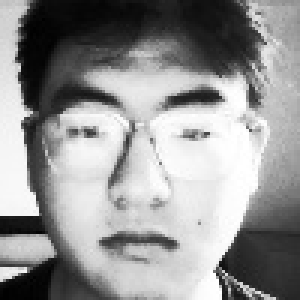
#> input picture data/faces/001_1.jpg, 100 x 100 px (shown 3 times larger)
$ python -i face_detector.py   (imports and definitions only)
#> lines starting #> are read from the running program, lines starting #| are printed output that depends on the picture
### utils/config.py
"""
全局配置参数
优化版 - 调整识别阈值
"""

import os
from pathlib import Path

# 项目根目录
BASE_DIR = Path(__file__).resolve().parent.parent

# 数据存储目录
DATA_DIR = BASE_DIR / 'data'
FACES_DIR = DATA_DIR / 'faces'
MODEL_DIR = DATA_DIR / 'model'
DB_PATH = DATA_DIR / 'attendance.db'

# 确保目录存在
for d in [FACES_DIR, MODEL_DIR, DATA_DIR]:
    d.mkdir(parents=True, exist_ok=True)
#> further down, picture is the input picture: shape (100, 100); min 0, max 255, mean 147.8

# Haar级联分类器路径
HAAR_CASCADE_PATH = BASE_DIR / 'assets' / 'haarcascade_frontalface_default.xml'

# 摄像头配置
CAMERA_ID = 0
FRAME_WIDTH = 640
FRAME_HEIGHT = 480

# ========== 人脸检测参数优化 ==========
FACE_SCALE_FACTOR = 1.1      # 图像缩放比例
FACE_MIN_NEIGHBORS = 5       # 最小相邻矩形数
FACE_MIN_SIZE = (60, 60)     # 最小人脸尺寸（降低以便检测更小人脸）

# ========== 图像预处理 ==========
TARGET_IMAGE_SIZE = (100, 100)   # 统一缩放尺寸

# ========== LBPH算法参数优化 ==========
LBPH_RADIUS = 1
LBPH_NEIGHBORS = 8
LBPH_GRID_X = 8      # 改回8x8，提高特征维度，提升识别准确率
LBPH_GRID_Y = 8

# ========== 置信度阈值调整（关键！）==========
# 原阈值65（值越小越严格，越大越宽松）
# 调整为85，让识别更宽松，更容易识别出来
LBPH_THRESHOLD = 85.0

# ========== 注册参数 ==========
REGISTER_FACE_COUNT = 8    # 增加到8张，提高模型质量

# ========== 防重复打卡 ==========
ATTENDANCE_DUPLICATE_INTERVAL = 300   # 5分钟

### core/face_detector.py
"""
人脸检测模块
优化版 - 增强图像预处理
"""

import cv2
import os
import tempfile
import shutil
import numpy as np
from utils.config import HAAR_CASCADE_PATH


class FaceDetector:
    def __init__(self):
        cascade_path_str = str(HAAR_CASCADE_PATH)
        self.cascade = cv2.CascadeClassifier(cascade_path_str)

        if self.cascade.empty() and os.path.exists(cascade_path_str):
            temp_dir = tempfile.gettempdir()
            temp_xml = os.path.join(temp_dir, 'haarcascade_frontalface_default.xml')
            try:
                shutil.copy2(cascade_path_str, temp_xml)
                self.cascade = cv2.CascadeClassifier(temp_xml)
            except:
                pass

        if self.cascade.empty():
            opencv_path = r'C:\Users\LENOVO\AppData\Local\Programs\Python\Python311\Lib\site-packages\cv2\data\haarcascade_frontalface_default.xml'
            if os.path.exists(opencv_path):
                self.cascade = cv2.CascadeClassifier(opencv_path)

        if self.cascade.empty():
            raise FileNotFoundError("无法加载Haar cascade文件")

    def preprocess_image(self, image_gray):
        """
        增强图像预处理
        包括：直方图均衡化、高斯滤波、对比度增强
        """
        # 1. 直方图均衡化（增强对比度）
        equalized = cv2.equalizeHist(image_gray)
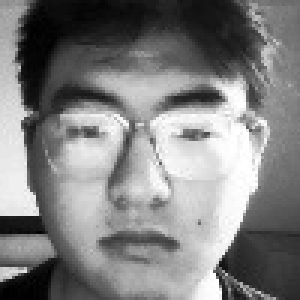
#> equalized: shape (100, 100) (shown 3 times larger); min 0, max 255, mean 128.2

        # 2. 高斯滤波（去噪）
        blurred = cv2.GaussianBlur(equalized, (3, 3), 0)
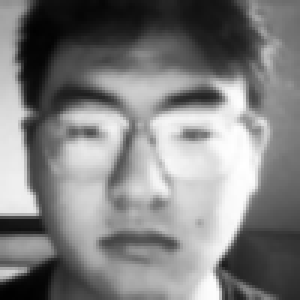
#> blurred: shape (100, 100) (shown 3 times larger); min 1, max 255, mean 128.2

        # 3. CLAHE 自适应直方图均衡化（比普通均衡化更好）
        clahe = cv2.createCLAHE(clipLimit=2.0, tileGridSize=(8, 8))
        enhanced = clahe.apply(blurred)
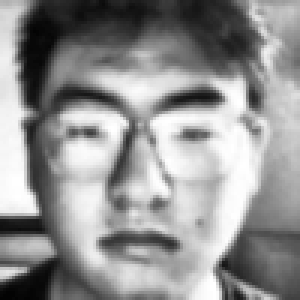
#> enhanced: shape (100, 100) (shown 3 times larger); min 3, max 255, mean 146.1

        return enhanced

    def detect(self, image_gray, fast_mode=True):
        """增强版人脸检测"""
        # 预处理
        processed = self.preprocess_image(image_gray)

        if fast_mode:
            height, width = processed.shape
#> height = 100; width = 100
            scale = 240 / max(height, width)
#> scale = 2.4

            if scale < 1:
                new_width = int(width * scale)
                new_height = int(height * scale)
                small_img = cv2.resize(processed, (new_width, new_height))

                faces = self.cascade.detectMultiScale(
                    small_img,
                    scaleFactor=1.1,
                    minNeighbors=4,      # 降低要求，提高检出率
                    minSize=(50, 50),    # 更小人脸
                    flags=cv2.CASCADE_SCALE_IMAGE
                )

                if len(faces) > 0:
                    faces = [(int(x/scale), int(y/scale),
                             int(w/scale), int(h/scale)) for (x,y,w,h) in faces]
            else:
                faces = self.cascade.detectMultiScale(
                    processed,
                    scaleFactor=1.1,
                    minNeighbors=4,
                    minSize=(50, 50),
                    flags=cv2.CASCADE_SCALE_IMAGE
                )
#> faces = [[3, 6, 93, 93]]
        else:
            faces = self.cascade.detectMultiScale(
                processed,
                scaleFactor=1.05,
                minNeighbors=3,
                minSize=(50, 50),
                flags=cv2.CASCADE_SCALE_IMAGE
            )

        return faces

    def detect_largest_face(self, image_gray):
        """返回最大的人脸（用于注册时）"""
        processed = self.preprocess_image(image_gray)
        faces = self.detect(processed, fast_mode=False)
        if len(faces) == 0:
            return None
        return max(faces, key=lambda rect: rect[2] * rect[3])

>>> import cv2
>>> picture = cv2.imread('../data/faces/001_1.jpg', cv2.IMREAD_GRAYSCALE)
>>> result = FaceDetector().detect(picture)
#> result = [[3, 6, 93, 93]]

$ run again, on data/faces/001_3.jpg
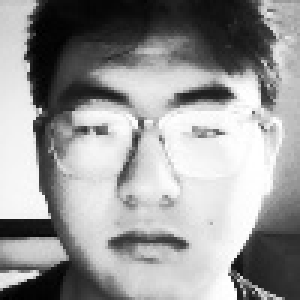
#> input picture data/faces/001_3.jpg, 100 x 100 px (shown 3 times larger)
#> picture is the input picture: shape (100, 100); min 0, max 255, mean 152.2
#> in preprocess_image, `blurred = cv2.GaussianBlur(equalized, (3, 3), 0)`:
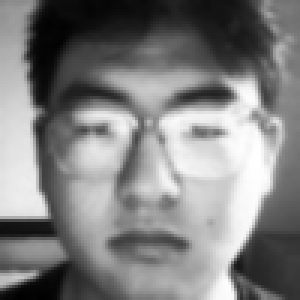
#> blurred: shape (100, 100) (shown 3 times larger); min 1, max 255, mean 128.2
#> in preprocess_image, `enhanced = clahe.apply(blurred)`:
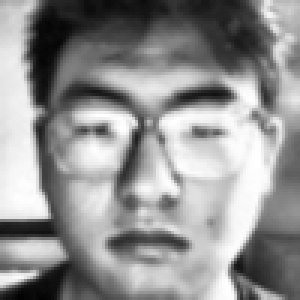
#> enhanced: shape (100, 100) (shown 3 times larger); min 3, max 255, mean 145.7
#> faces = ()
